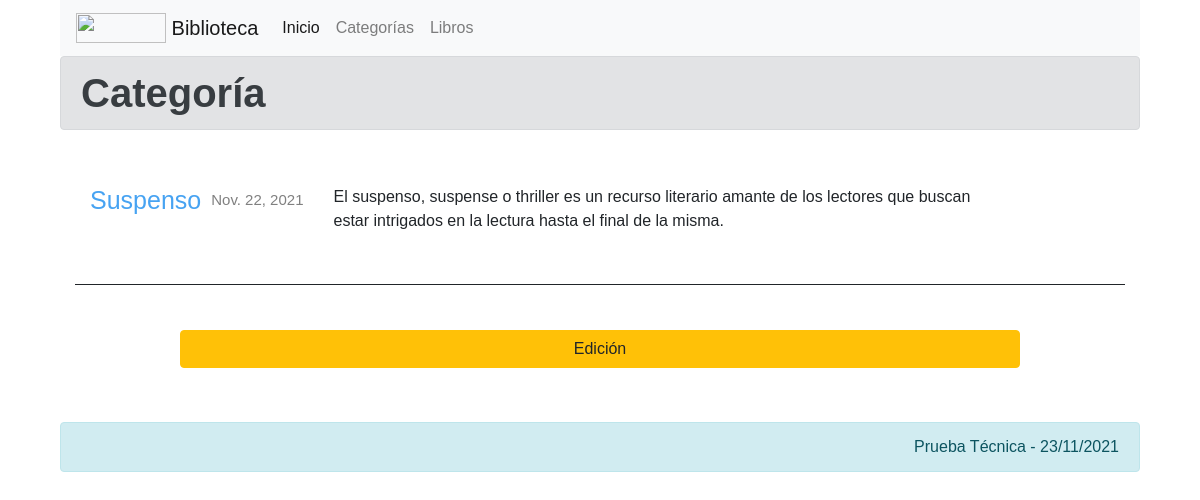
The page /categories/view-category/4 on the database its author committed.
### libros/models.py (models this page shows)
class Category(models.Model):
    name= models.CharField(max_length=100, verbose_name='Nombre', null=False, blank=False)
    description = models.CharField(max_length=255, verbose_name='Descripción', null=False, blank=False)
    create_at= models.DateTimeField(auto_now_add=True, verbose_name="Creado el")
    class Meta:
        verbose_name= 'Categoría'
        verbose_name_plural = 'Categorías'
    def __str__(self):
        return self.name

### libros/views.py (the view)
# urls.py: path('categories/view-category/<int:category_id>', views.category, name="category"),
def category(request, category_id):
    category = get_object_or_404(Category, id=category_id)
    print(category)
    return render(request, 'categories/addEdition.html', {
        'category': category,
        'title': 'Categoría',
        'button': 'Editar',
        'edition': category_id,
        'show_edition': 'd-none'
    })

### libros/templates/categories/addEdition.html (shortened to what this page needs)
{% extends 'layouts/layout.html' %}
{% block content %}
    <h1 class="title alert alert-secondary alert-link">{{title}} </h1>
    {% if edition != 0 %}
        {% include 'categories/category.html' with category=category nolink=1 delete='d-none' %}
        <div class="col-sm-12 text-center">
            <button id="btnEdition" class="btn btn-warning" type="button" typeevent="0">Edici&oacute;n</button>
        </div>
    {% endif %}
{% endblock %}

### libros/templates/categories/category.html (shortened to what this page needs)
        <div class="col-sm-12">
        <Category class="category-item">
            <div class="data">
                <h2>
                    {% if nolink == 0 %}
                        <a class="select-element" href="{% url 'category' category.id %}">{{category.name}}</a>
                    {% else %}
                        <span class="nameElement">{{category.name}}</span>
                    {% endif %}
                </h2>
                <span class"date">
                    {{category.create_at| date}}
                </span>
                <p>
                    {{category.description| safe}}
                </p>
            </div>
        </Category>
        </div>

### iniapp/static/css/style.css (style rules this page uses)
* { margin: 0px; padding: 0px; font-family: Arial, Helvetica, sans-serif; text-decoration: none; }
.category-item, .book-item { margin-bottom: 20px; margin-top: 20px; padding: 15px; border-bottom: 1px solid; clear: both; display: flex; }
.category-item .data, .book-item .data { float: left; padding: 15px; padding-top: 0; display: contents; }
.category-item h2, .book-item h5 { font-size: 25px; color: #333; margin-bottom: 10px; padding: 20px 0; max-width: 126px; }
.category-item span, .book-item span { font-size: 15px; color: gray; margin-bottom: 10px; display: block; padding: 24px 10px; max-width: 150px; }
.category-item p, .book-item p { padding: 20px; max-width: 680px; }
.btn.btn-primary, .btn.btn-warning, .btn.btn-danger { width: 80%; margin-top: 25px; }
.category-item .nameElement { color: #47a3f2; font-size: 25px; padding: 0; }

### rows shown on the page
Category: name "Suspenso", create_at "Nov. 22, 2021", description "El suspenso, suspense o thriller es un recurso literario amante de los lectores que buscan estar intrigados en la lectura hasta el final de la misma."

### other values the page prints
{{ title }} "Categoría"
